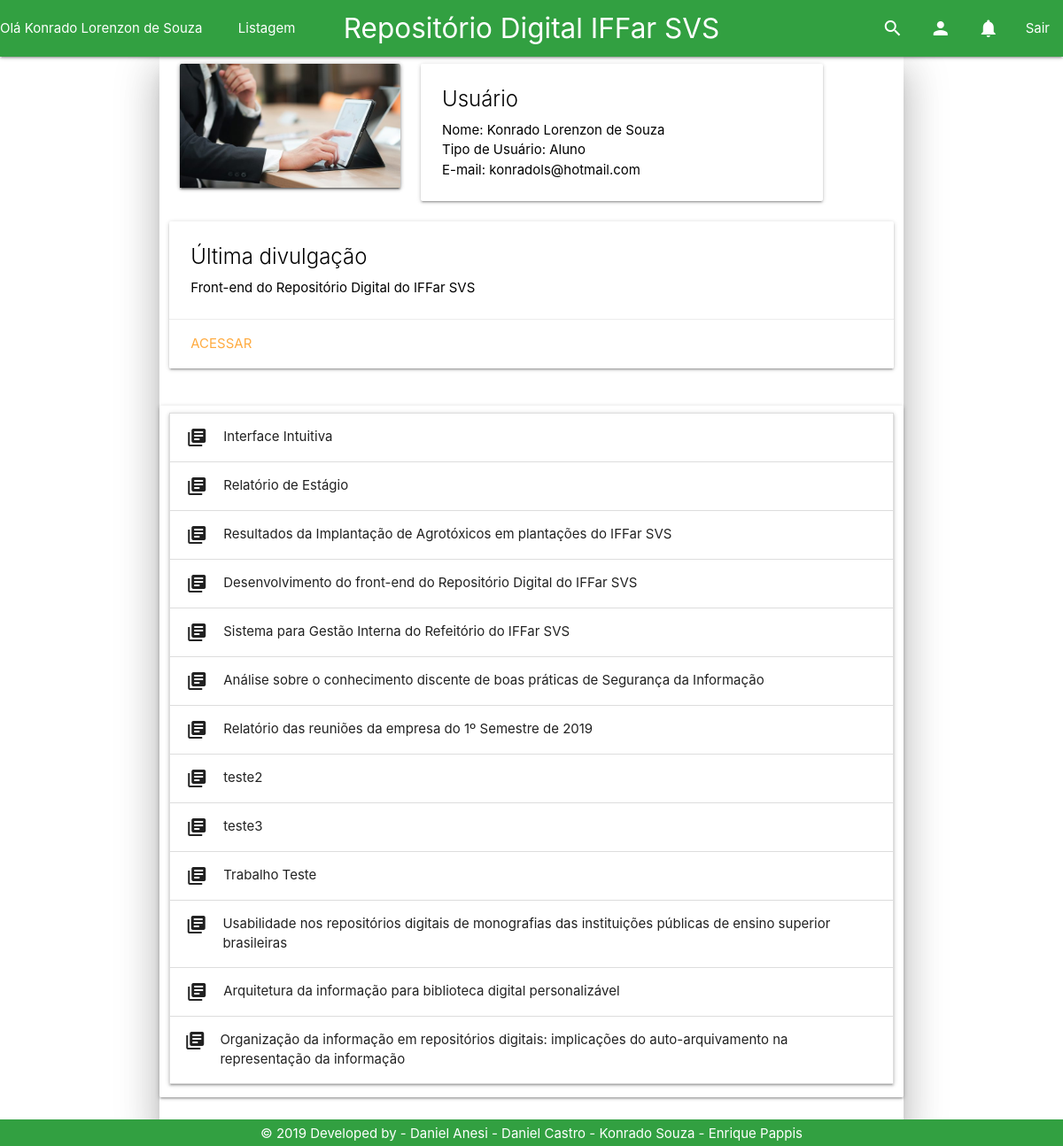
The app's page /Tela/perfil.php (signed in) with its own data.
### tables this page shows
CREATE TABLE `trabalho` (
  `id_trabalho` int(11) NOT NULL,
  `id_usuario` int(11) NOT NULL,
  `nome` varchar(200) NOT NULL,
  `resumo` varchar(4500) NOT NULL,
  `categoria` varchar(20) NOT NULL,
  `autores` varchar(200) NOT NULL,
  `orientadores` varchar(200) DEFAULT NULL,
  `coorientadores` varchar(200) DEFAULT NULL,
  `palavras_chave` varchar(100) NOT NULL,
  `data_submissao` varchar(40) DEFAULT NULL,
  `caminho` varchar(80) NOT NULL,
  `id_curso` int(11) NOT NULL,
  `numero_acessos` int(11) DEFAULT NULL,
  `numero_downloads` int(11) DEFAULT NULL
);

### Modelo/Usuario.php (called while the page is built, shortened)
<?php
class usuario{
protected $nome;
protected $email;
protected $categoria;
public function __construct() {
    if (func_num_args() != 0) {
        $atributos = func_get_args()[0];
        }
    }
     public function getNome(){
         return $this->nome;
     }
     public function getEmail(){
         return $this->email;
     }
     function getCategoria() {
         return $this->categoria;
     }
}

### Controle/trabalhoPDO.php (called while the page is built, shortened)
<?php
if (realpath('./index.php')) {
    include_once './Controle/conexao.php';
    include_once './Controle/usuarioPDO.php';
    include_once './Modelo/Trabalho.php';
    include_once './Modelo/Usuario.php';
} else {
    if (realpath('../index.php')) {
        include_once '../Modelo/Trabalho.php';
        include_once '../Modelo/Usuario.php';
    }
}
class TrabalhoPDO {
    public function selectTrabalhoId_usuario($id_usuario) {
        $con = new conexao();
        $pdo = $con->getConexao();
        $stmt = $pdo->prepare('select * from trabalho where id_usuario = :id_usuario;');
        $stmt->bindValue(':id_usuario', $id_usuario);
        $stmt->execute();
        if ($stmt->rowCount() > 0) {
            return $stmt;
        } else {
            return false;
        }
    }
}

### Modelo/Trabalho.php (called while the page is built, shortened)
<?php
class trabalho{
private $nome;
public function __construct() {
    if (func_num_args() != 0) {
        $atributos = func_get_args()[0];
        }
    }
     public function getNome(){
         return $this->nome;
     }
}

### Tela/perfil.php (the view, shortened to what this page needs)
<!DOCTYPE html>
<?php
include_once '../Base/header.php';
include_once '../Base/nav.php';
?>
<html>
    <head>
    </head>
    <body>
        <div class="container">
            <?php
            include_once '../Modelo/Usuario.php';
            if (isset($_SESSION['usuario'])) {
                $logado = new usuario(unserialize($_SESSION['usuario']));
                ?>
                <?php
            }
?>
            <div class="row">
                <div class="col l12 z-depth-5">
                    <div class="col l4">
                        <div class="card">
                            <div class="card-image">
                                <img class="z-depth-1" src="../Img/trabalhoDigital.jpg" alt="">
                            </div>
                        </div>
                    </div>
                    <div class="col l7">
                        <div class="card">
                            <div class="card-content black-text">
                                <span class="card-title">Usuário</span>
                                <p>Nome: <?php echo $logado->getNome(); ?></p>
                                <p>Tipo de Usuário: <?php
                                    switch ($logado->getCategoria()) {
                                        case 'aluno':
                                            echo "Aluno";
                                            break;
                                    }
                                    ?></p>
                                <p>E-mail: <?php echo $logado->getEmail(); ?></p>
                            </div>
                        </div>
                    </div>
                    <div class="row">
                        <div class="col l12">
                            <div class="card">
                                <div class="card-content black-text">
                                    <span class="card-title">Última divulgação</span>
                                    <p>Front-end do Repositório Digital do IFFar SVS</p>
                                </div>
                                <div class="card-action">
                                    <a href="#">Acessar</a>
                                </div>
                            </div>
                        </div>
                    </div>
                    <div class="row">
                        <div class="col l12 card">
                            <ul class="collapsible">
                                <?php
                                include_once '../Controle/trabalhoPDO.php';
                                $trabalhoListar = new trabalhoPDO();
                                $sql = $trabalhoListar->selectTrabalhoId_usuario($logado->getId());
                                if ($sql != false) {
                                    while ($resultado = $sql->fetch()) {
                                        $tr = new trabalho($resultado);
                                        ?>
                                        <li>
                                            <div class="collapsible-header"><i class="material-icons">library_books</i><?php echo $tr->getNome(); ?></div>
                                        </li>
                                        <?php
                                    }
                                }
                                ?>
                                <li>
                                    <div class="collapsible-header"><i class="material-icons">library_books</i>Usabilidade nos repositórios digitais de monografias das instituições públicas de ensino superior brasileiras</div>
                                </li>
                                <li>
                                    <div class="collapsible-header"><i class="material-icons">library_books</i>Arquitetura da informação para biblioteca digital personalizável</div>
                                </li>
                                <li>
                                    <div class="collapsible-header"><i class="material-icons">library_books</i>Organização da informação em repositórios digitais: implicações do auto-arquivamento na representação da informação</div>
                                </li>
                            </ul>
                        </div>
                    </div>
                </div>
            </div>
        </div>
        <?php
        include_once '../Base/footer.php';
        ?>
    </body>
</html>

### records on screen
trabalho: nome "Interface Intuitiva"
trabalho: nome "Relatório de Estágio"
trabalho: nome "Resultados da Implantação de Agrotóxicos em plantações do IFFar SVS"
trabalho: nome "Desenvolvimento do front-end do Repositório Digital do IFFar SVS"
trabalho: nome "Sistema para Gestão Interna do Refeitório do IFFar SVS"
trabalho: nome "Análise sobre o conhecimento discente de boas práticas de Segurança da Informação"
trabalho: nome "Relatório das reuniões da empresa do 1º Semestre de 2019"
trabalho: nome "teste2"
trabalho: nome "teste3"
trabalho: nome "Trabalho Teste"

### other values on screen
$logado->getNome() "Konrado Lorenzon de Souza"
$logado->getEmail() "konradols@hotmail.com"
